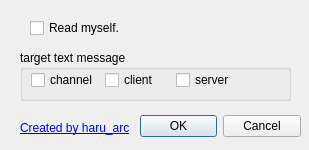
<?xml version="1.0" encoding="UTF-8"?>
<ui version="4.0">
 <class>BouyomiConfigDialog</class>
 <widget class="QDialog" name="BouyomiConfigDialog">
  <property name="windowModality">
   <enum>Qt::ApplicationModal</enum>
  </property>
  <property name="geometry">
   <rect>
    <x>0</x>
    <y>0</y>
    <width>309</width>
    <height>150</height>
   </rect>
  </property>
  <property name="sizePolicy">
   <sizepolicy hsizetype="Fixed" vsizetype="Fixed">
    <horstretch>0</horstretch>
    <verstretch>0</verstretch>
   </sizepolicy>
  </property>
  <property name="baseSize">
   <size>
    <width>0</width>
    <height>0</height>
   </size>
  </property>
  <property name="windowTitle">
   <string>BouyomiChanTS3 Config Dialog</string>
  </property>
  <property name="sizeGripEnabled">
   <bool>false</bool>
  </property>
  <property name="modal">
   <bool>true</bool>
  </property>
  <widget class="QDialogButtonBox" name="buttonBox">
   <property name="geometry">
    <rect>
     <x>140</x>
     <y>110</y>
     <width>161</width>
     <height>32</height>
    </rect>
   </property>
   <property name="orientation">
    <enum>Qt::Horizontal</enum>
   </property>
   <property name="standardButtons">
    <set>QDialogButtonBox::Cancel|QDialogButtonBox::Ok</set>
   </property>
  </widget>
  <widget class="QCheckBox" name="checkBox">
   <property name="geometry">
    <rect>
     <x>30</x>
     <y>20</y>
     <width>151</width>
     <height>16</height>
    </rect>
   </property>
   <property name="locale">
    <locale language="English" country="UnitedStates"/>
   </property>
   <property name="text">
    <string>Read myself.</string>
   </property>
  </widget>
  <widget class="QGroupBox" name="groupBox">
   <property name="geometry">
    <rect>
     <x>20</x>
     <y>50</y>
     <width>271</width>
     <height>51</height>
    </rect>
   </property>
   <property name="title">
    <string>target text message</string>
   </property>
   <widget class="QWidget" name="layoutWidget">
    <property name="geometry">
     <rect>
      <x>11</x>
      <y>21</y>
      <width>210</width>
      <height>18</height>
     </rect>
    </property>
    <layout class="QHBoxLayout" name="horizontalLayout">
     <item>
      <widget class="QCheckBox" name="cbTextMessageTargetModeChannel">
       <property name="text">
        <string>channel</string>
       </property>
      </widget>
     </item>
     <item>
      <widget class="QCheckBox" name="cbTextMessageTargetModeClient">
       <property name="text">
        <string>client</string>
       </property>
      </widget>
     </item>
     <item>
      <widget class="QCheckBox" name="cbTextMessageTargetModeServer">
       <property name="text">
        <string>server</string>
       </property>
      </widget>
     </item>
    </layout>
   </widget>
  </widget>
  <widget class="QLabel" name="label_2">
   <property name="geometry">
    <rect>
     <x>20</x>
     <y>120</y>
     <width>111</width>
     <height>16</height>
    </rect>
   </property>
   <property name="frameShape">
    <enum>QFrame::NoFrame</enum>
   </property>
   <property name="frameShadow">
    <enum>QFrame::Plain</enum>
   </property>
   <property name="text">
    <string>&lt;html&gt;&lt;head/&gt;&lt;body&gt;&lt;p&gt;&lt;a href=&quot;http://www.arcenserv.info/&quot;&gt;&lt;span style=&quot; text-decoration: underline; color:#0000ff;&quot;&gt;Created by haru_arc&lt;/span&gt;&lt;/a&gt;&lt;/p&gt;&lt;/body&gt;&lt;/html&gt;</string>
   </property>
   <property name="scaledContents">
    <bool>false</bool>
   </property>
   <property name="wordWrap">
    <bool>false</bool>
   </property>
   <property name="openExternalLinks">
    <bool>true</bool>
   </property>
   <property name="textInteractionFlags">
    <set>Qt::LinksAccessibleByMouse</set>
   </property>
  </widget>
 </widget>
 <resources/>
 <connections>
  <connection>
   <sender>buttonBox</sender>
   <signal>rejected()</signal>
   <receiver>BouyomiConfigDialog</receiver>
   <slot>reject()</slot>
   <hints>
    <hint type="sourcelabel">
     <x>316</x>
     <y>260</y>
    </hint>
    <hint type="destinationlabel">
     <x>286</x>
     <y>274</y>
    </hint>
   </hints>
  </connection>
  <connection>
   <sender>buttonBox</sender>
   <signal>accepted()</signal>
   <receiver>BouyomiConfigDialog</receiver>
   <slot>accept()</slot>
   <hints>
    <hint type="sourcelabel">
     <x>248</x>
     <y>254</y>
    </hint>
    <hint type="destinationlabel">
     <x>157</x>
     <y>274</y>
    </hint>
   </hints>
  </connection>
 </connections>
</ui>
